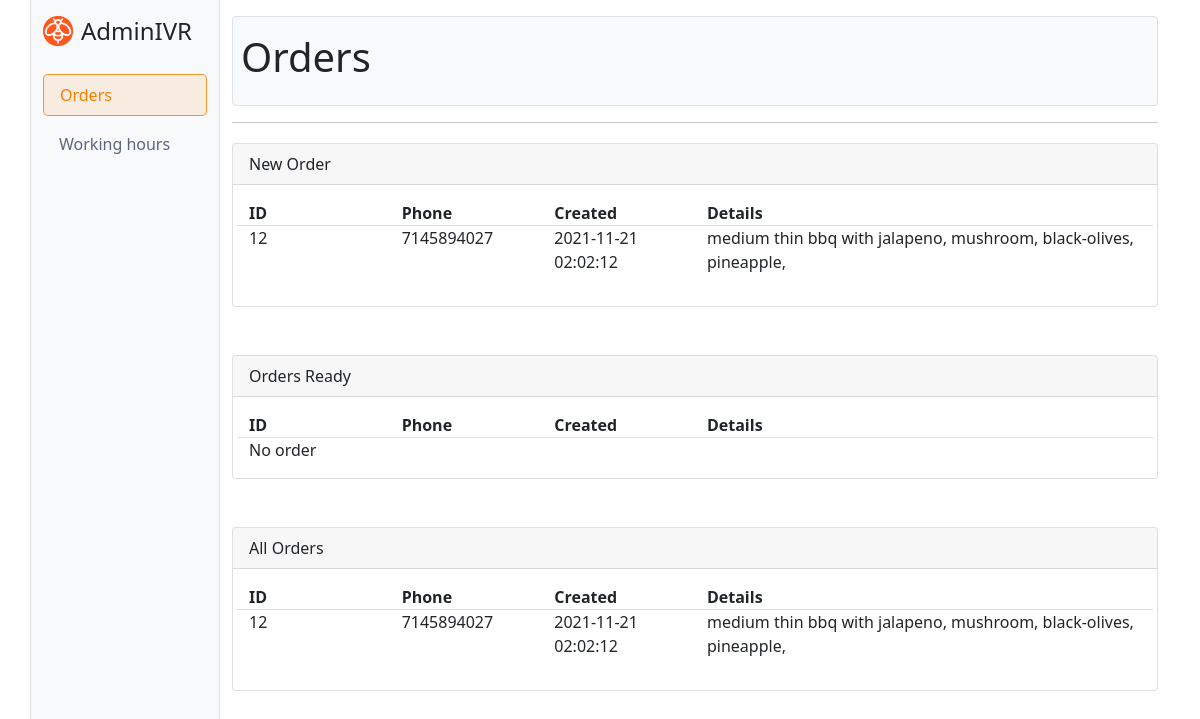
/admin/index.php, run on an earlier commit of the app's database.
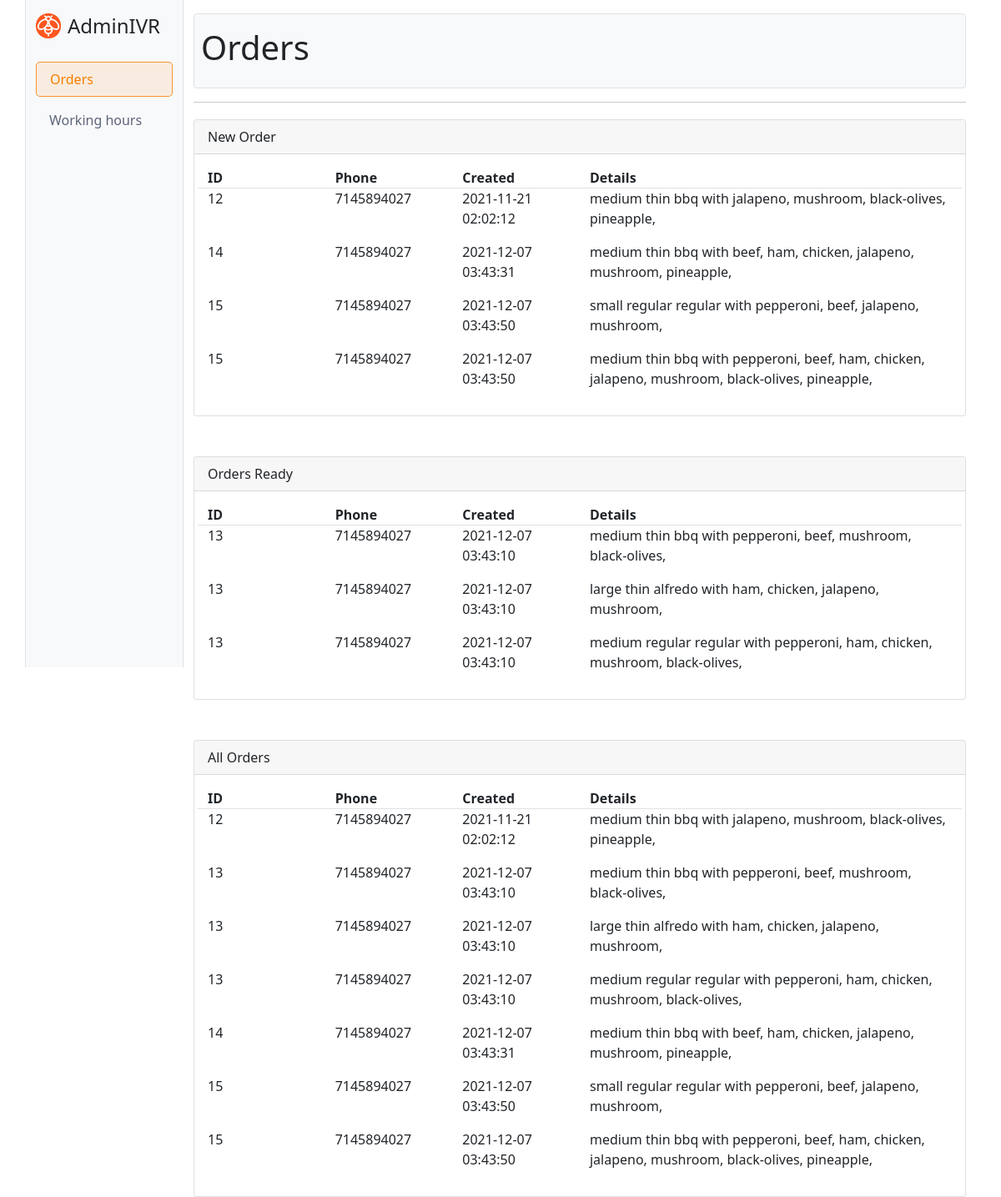
And on a later commit of the database.
### tables this page shows
CREATE TABLE `pizzas` (
  `id` int(255) NOT NULL,
  `orderid` int(255) NOT NULL,
  `status` varchar(11) NOT NULL,
  `crust` varchar(11) NOT NULL,
  `size` varchar(11) NOT NULL,
  `sauce` varchar(30) NOT NULL,
  `toppings` text NOT NULL
);

CREATE TABLE `orders` (
  `id` int(11) NOT NULL,
  `status` varchar(50) NOT NULL DEFAULT 'new',
  `source` varchar(50) NOT NULL,
  `phone` varchar(10) NOT NULL,
  `ispaid` varchar(255) NOT NULL DEFAULT '0',
  `created` timestamp NOT NULL DEFAULT current_timestamp()
);

### admin/index.php (the view, shortened to what the changed rows need)
<?php require "connection.php" ?>
<?php
  $query_new_order = "SELECT * FROM `orders` JOIN `pizzas` ON orders.id = pizzas.orderid WHERE orders.status = 'prepare'";
  $new_order = mysqli_query($conn,$query_new_order);
  $query_ready_order = "SELECT * FROM `orders` JOIN `pizzas` ON orders.id = pizzas.orderid WHERE orders.status = 'ready'";
  $ready_order = mysqli_query($conn,$query_ready_order);
  $query_all_order = "SELECT * FROM `orders` JOIN `pizzas` ON orders.id = pizzas.orderid";
  $orders = mysqli_query($conn,$query_all_order);
?>
<!doctype html>
<html lang="en">
  <head>
    <link href="css/all.min.css" rel="stylesheet">
    <link href="css/bootstrap.min.css" rel="stylesheet">
    <link href="css/style.css" rel="stylesheet">
  </head>
  <body>
    <div class="container">
      <div class="row">
        <div class="col-12 col-md-10">
          <div class="border rounded bg-light py-3 px-2 mt-3"><h1>Orders</h1></div>
          <div class="row">
            <div class="col-12">
              <div class="card mt-1">
                <div class="card-body">
                  <?php if(mysqli_num_rows($new_order) != 0){ ?>
                    <?php while($rows = mysqli_fetch_assoc($new_order)){ ?>
                      <div class="row">
                        <p class="col-2"><?php echo $rows['orderid'] ?></p>
                        <p class="col-2"><?php echo $rows['phone'] ?></p>
                        <p class="col-2"><?php echo $rows['created'] ?></p>
                        <p class="col-6"><?php echo "{$rows['size']} {$rows['crust']} {$rows['sauce']} with {$rows['toppings']}"?></p>
                      </div>
                    <?php } ?>
                  <?php } else { ?>
                    <div class="row">
                      <div class="col-12">No order</div>
                    </div>
                  <?php }?>
                </div>
              </div>
            </div>
            <div class="col-12">
              <div class="card mt-5">
                <div class="card-body">
                  <?php if(mysqli_num_rows($ready_order) != 0){ ?>
                    <?php while($rows = mysqli_fetch_assoc($ready_order)){ ?>
                      <div class="row">
                        <p class="col-2"><?php echo $rows['orderid'] ?></p>
                        <p class="col-2"><?php echo $rows['phone'] ?></p>
                        <p class="col-2"><?php echo $rows['created'] ?></p>
                        <p class="col-6"><?php echo "{$rows['size']} {$rows['crust']} {$rows['sauce']} with {$rows['toppings']}"?></p>
                      </div>
                    <?php } ?>
                  <?php } else { ?>
                    <div class="row">
                      <div class="col-12">No order</div>
                    </div>
                  <?php }?>
                </div>
              </div>
            </div>
            <div class="col-12">
              <div class="card mt-5">
                <div class="card-body">
                  <?php if(mysqli_num_rows($orders) != 0){ ?>
                    <?php while($rows = mysqli_fetch_assoc($orders)){ ?>
                      <div class="row">
                        <p class="col-2"><?php echo $rows['orderid'] ?></p>
                        <p class="col-2"><?php echo $rows['phone'] ?></p>
                        <p class="col-2"><?php echo $rows['created'] ?></p>
                        <p class="col-6"><?php echo "{$rows['size']} {$rows['crust']} {$rows['sauce']} with {$rows['toppings']}"?></p>
                      </div>
                    <?php } ?>
                  <?php } else { ?>
                    <div class="row">
                      <div class="col-12">No order</div>
                    </div>
                  <?php }?>
                </div>
              </div>
            </div>
          </div>
        </div>
      </div>
    </div>
  </body>
</html>

What changed in the data, as far as the page shows it:
added pizzas: orderid "14", orderid.phone "7145894027", orderid.created "2021-12-07 03:43:31", size "medium", crust "thin", sauce "bbq", toppings "beef, ham, chicken, jalapeno, mushroom, pineapple,"
added pizzas: orderid "15", orderid.phone "7145894027", orderid.created "2021-12-07 03:43:50", size "small", crust "regular", sauce "regular", toppings "pepperoni, beef, jalapeno, mushroom,"
added pizzas: orderid "15", orderid.phone "7145894027", orderid.created "2021-12-07 03:43:50", size "medium", crust "thin", sauce "bbq", toppings "pepperoni, beef, ham, chicken, jalapeno, mushroom, black-olives, pineapple,"
added pizzas: orderid "13", orderid.phone "7145894027", orderid.created "2021-12-07 03:43:10", size "medium", crust "thin", sauce "bbq", toppings "pepperoni, beef, mushroom, black-olives,"
added pizzas: orderid "13", orderid.phone "7145894027", orderid.created "2021-12-07 03:43:10", size "large", crust "thin", sauce "alfredo", toppings "ham, chicken, jalapeno, mushroom,"
added pizzas: orderid "13", orderid.phone "7145894027", orderid.created "2021-12-07 03:43:10", size "medium", crust "regular", sauce "regular", toppings "pepperoni, ham, chicken, mushroom, black-olives,"
Also different on the page:
text no longer shown: "No order"
